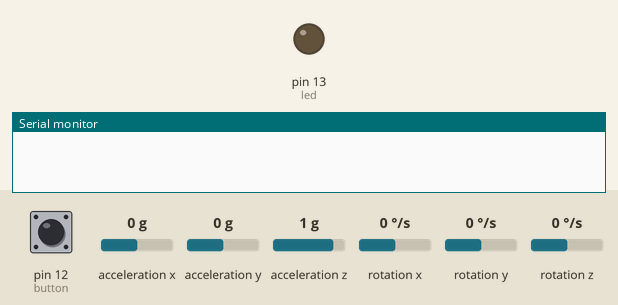
The sketch below on a simulated Arduino Uno, built with avr-gcc and run on an emulated ATmega328P. On the bench: output pins drawn as LEDs (lit = HIGH), the last lines printed to the serial monitor. The test bench sets the inputs (shaded band); at power-on: pin 12 (button) LOW, acceleration z 1 g, acceleration x 0 g, acceleration y 0 g, rotation x 0 °/s, rotation y 0 °/s, rotation z 0 °/s.

Above: at 1.2 s.
1.3 s: pin 12 (button) pulled HIGH for 0.15 s
At 2.3 s:
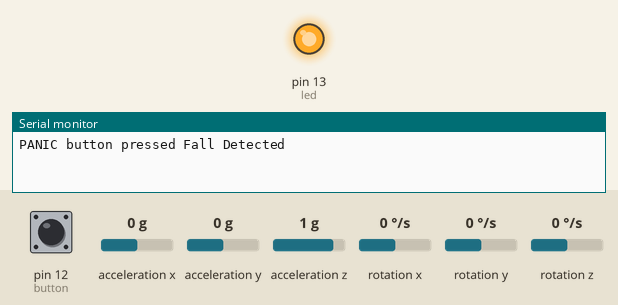
2.9 s: acceleration z set to 0 g
4.8 s: pin 12 (button) pulled HIGH for 1 s
7.3 s: acceleration x set to -1.4 g
8.8 s: pin 12 (button) driven HIGH
Timing chart, 0 to 11.8 s (numbered marks = the images above; inputs shaded):
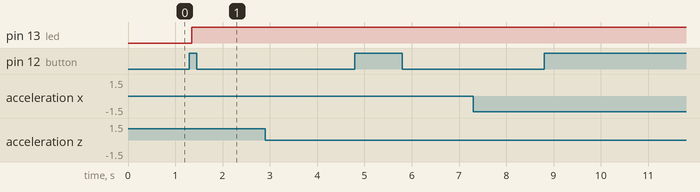

The sketch:

Fall_Detect.ino
```cpp
#include <Wire.h>
#include <L3G.h>
#include <LiquidCrystal.h>
#include <LSM303.h>
LSM303 compass;
L3G gyro;
const int led = 13;
const int button = 12;
int botIN;
//Accel
float a_x,a_y,a_z,a_vecraw;
//Gyro
float g_x,g_y,g_z;
int g_vec;
bool phase1,phase2,phase3,fall = false;
int count,count2,count3 = 0;
unsigned long currentMillis,prevMillis;
void setup() {
 Serial.begin(9600);
  pinMode(led,OUTPUT);
  pinMode(button,INPUT);
  Wire.begin();
  if (!gyro.init())
  {
    Serial.println("Failed to autodetect altimu type!");
    while (1);
  }

  gyro.enableDefault();
  compass.init();
  compass.enableDefault();
}

void loop() {
  gyro.read();
  compass.read();
  botIN = digitalRead(button);
 g_x = (gyro.g.x*.00875) - 10;
 g_y = (gyro.g.y*.00875)+ 6;
 g_z = (gyro.g.z*.00875) + 2;
 g_vec = pow(pow(g_x,2)+pow(g_y,2)+pow(g_z,2),.5);

 a_x =(compass.a.x*.00061)/9.8;
 a_y =(compass.a.y*.00061)/9.8;
 a_z =(compass.a.z*.00061)/9.8;
 a_vecraw = pow(pow(a_x,2)+pow(a_y,2)+pow(a_z,2),.5);
 int a_vec = a_vecraw * 10;

// Serial.print("GYRO: ");
// Serial.print(g_vec);
// Serial.print(" ACC: ");
// Serial.println(a_vec);

 if(botIN==HIGH){
  Serial.print("PANIC button pressed");
  fall=true;
  }
 if(a_vec <= 4 && phase2 == false){ //Accel goes below 0.4g
  phase1 = true;
   Serial.println(" phase 1 ON");
  }
 else if(a_vec>= 13 && phase1 == true){
    phase2 = true;
    phase1 = false;
    count = 0;
    Serial.println(" phase 2 ON");
    }
 else if(g_vec>= 200 && g_vec<=550 && phase2==true){
    phase3=true;
    phase2=false;
    currentMillis = millis();

    Serial.println(" phase 3 ON");
    }
 else if((currentMillis-prevMillis >= 1500) && g_vec<=200 && phase3==true){
    fall=true;
    phase3=false;
    prevMillis = currentMillis;
    }

 else if(fall==true){
  digitalWrite(led,HIGH);
  Serial.println(" Fall Detected");
  fall=false;
  }

 if((count>=6 && phase1==true)){
    phase1= false;
    count = 0;
    }
 if((count>=6 && phase2==true)){
    phase2= false;
    count = 0;
    }

count++;
delay(100);
}
```

Measured:
- after the input at 1.3 s, pin 13 (led): LOW → HIGH after 0.05 s
